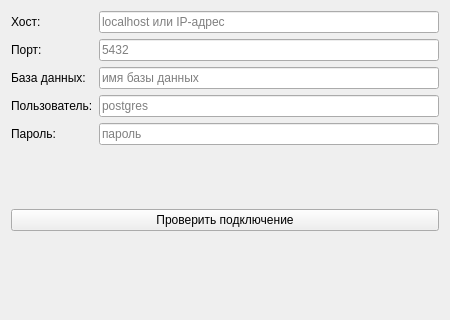
<?xml version="1.0" encoding="UTF-8"?>
<ui version="4.0">
 <class>SetupDbPage</class>
 <widget class="QWidget" name="SetupDbPage">
  <property name="geometry">
   <rect>
    <x>0</x>
    <y>0</y>
    <width>450</width>
    <height>320</height>
   </rect>
  </property>
  <layout class="QVBoxLayout" name="verticalLayout">
   <item>
    <layout class="QFormLayout" name="formLayout">
     <item row="0" column="0">
      <widget class="QLabel" name="hostLabel">
       <property name="text">
        <string>Хост:</string>
       </property>
      </widget>
     </item>
     <item row="0" column="1">
      <widget class="QLineEdit" name="hostEdit">
       <property name="placeholderText">
        <string>localhost или IP-адрес</string>
       </property>
      </widget>
     </item>
     <item row="1" column="0">
      <widget class="QLabel" name="portLabel">
       <property name="text">
        <string>Порт:</string>
       </property>
      </widget>
     </item>
     <item row="1" column="1">
      <layout class="QHBoxLayout" name="portLayout">
       <item>
        <widget class="QLineEdit" name="portEdit">
         <property name="maximumWidth">
          <number>80</number>
         </property>
         <property name="placeholderText">
          <string>5432</string>
         </property>
        </widget>
       </item>
      </layout>
     </item>
     <item row="2" column="0">
      <widget class="QLabel" name="databaseLabel">
       <property name="text">
        <string>База данных:</string>
       </property>
      </widget>
     </item>
     <item row="2" column="1">
      <widget class="QLineEdit" name="databaseEdit">
       <property name="placeholderText">
        <string>имя базы данных</string>
       </property>
      </widget>
     </item>
     <item row="3" column="0">
      <widget class="QLabel" name="usernameLabel">
       <property name="text">
        <string>Пользователь:</string>
       </property>
      </widget>
     </item>
     <item row="3" column="1">
      <widget class="QLineEdit" name="usernameEdit">
       <property name="placeholderText">
        <string>postgres</string>
       </property>
      </widget>
     </item>
     <item row="4" column="0">
      <widget class="QLabel" name="passwordLabel">
       <property name="text">
        <string>Пароль:</string>
       </property>
      </widget>
     </item>
     <item row="4" column="1">
      <widget class="QLineEdit" name="passwordEdit">
       <property name="echoMode">
        <enum>QLineEdit::Password</enum>
       </property>
       <property name="placeholderText">
        <string>пароль</string>
       </property>
      </widget>
     </item>
    </layout>
   </item>
   <item>
    <spacer name="verticalSpacer">
     <property name="orientation">
      <enum>Qt::Vertical</enum>
     </property>
     <property name="sizeHint" stdset="0">
      <size>
       <width>20</width>
       <height>10</height>
      </size>
     </property>
    </spacer>
   </item>
   <item>
    <widget class="QPushButton" name="testButton">
     <property name="text">
      <string>Проверить подключение</string>
     </property>
    </widget>
   </item>
   <item>
    <widget class="QLabel" name="resultLabel">
     <property name="text">
      <string/>
     </property>
     <property name="wordWrap">
      <bool>true</bool>
     </property>
    </widget>
   </item>
   <item>
    <spacer name="verticalSpacer_2">
     <property name="orientation">
      <enum>Qt::Vertical</enum>
     </property>
     <property name="sizeHint" stdset="0">
      <size>
       <width>20</width>
       <height>40</height>
      </size>
     </property>
    </spacer>
   </item>
  </layout>
 </widget>
 <resources/>
 <connections/>
</ui>
